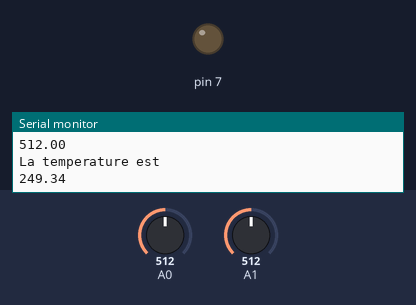
Bench run of a sketch on a simulated Arduino Uno, built with avr-gcc and run on an emulated ATmega328P. Parts: output pins drawn as LEDs (lit = HIGH), the last lines printed to the serial monitor. The test bench sets the inputs (shaded band); at power-on: A0 = 512, A1 = 512.

Above: at 2.8 s.
2.9 s: A0 set to 992
5.6 s: A0 set to 1010
At 7.1 s:
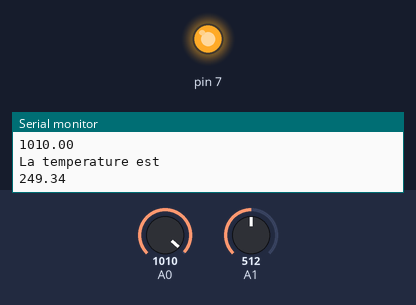
8.3 s: A0 set to 990
At 11.2 s:
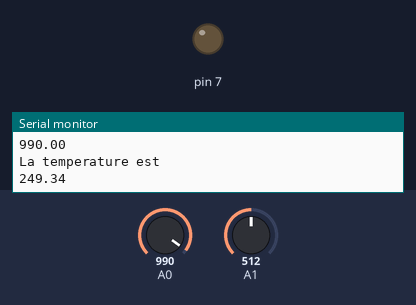
11.5 s: A0 set to 1023
At 13.0 s:
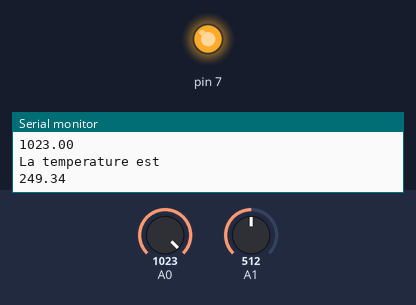
Timing chart, 0 to 14.5 s (numbered marks = the images above; inputs shaded):
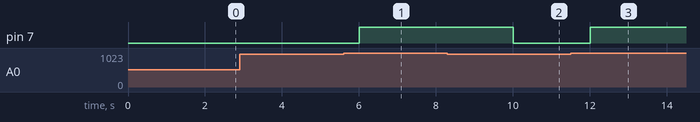

The sketch:

capteur_Lumi_tempurature.ino
```cpp
//partie declarative
float lum=0;
float temp=0;

void setup ()
{
   Serial.begin(9600);
   pinMode(A0,INPUT);
   pinMode(A1,INPUT);
pinMode(7,OUTPUT);
}
void loop()
{
  lum=analogRead(A0);
  Serial.println(lum);
    temp=analogRead(A1);
  temp=temp*0.487;
   Serial.println("La temperature est");
  Serial.println(temp);
 if(lum<1000)
 {
  digitalWrite(7,LOW);
 }
 else
 {digitalWrite(7,HIGH);}


  if (temp>19)
  {
    digitalWrite(8,HIGH);
  }
  else
  {
     digitalWrite(8,LOW);

}
  delay(2000);
}
```

Measured:
- the behaviour switches between 999 and 1000 on A0 (found by bisection; images 0 and 1)
- after the input at 5.6 s, pin 7: LOW → HIGH after 0.41 s
- after the input at 8.3 s, pin 7: HIGH → LOW after 1.7 s
- after the input at 11.5 s, pin 7: LOW → HIGH after 0.51 s
